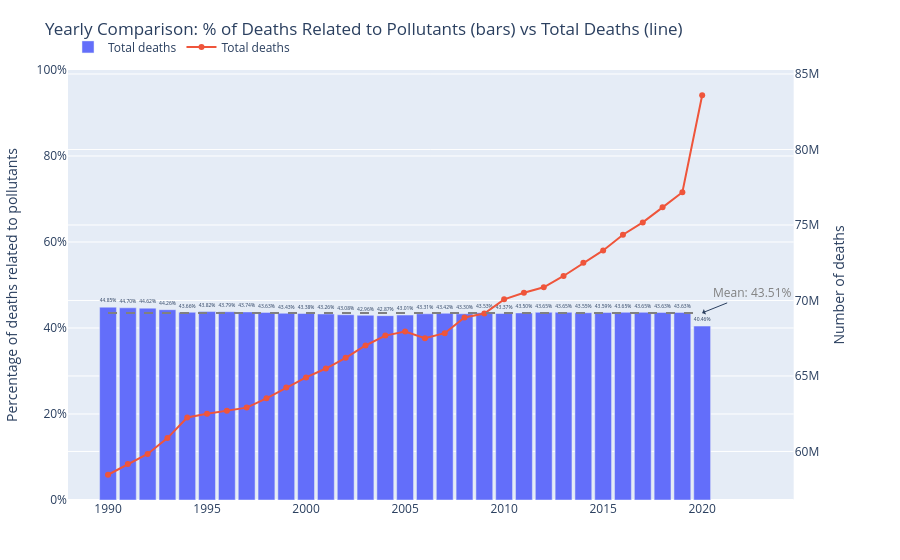

Notebook code for this chart:
### Code cell
def plot_pollutant_deaths_plotly(df: pd.DataFrame, filtered_df: pd.DataFrame):
    """Interactive Plotly chart:
    - Bars = % of deaths related to pollutants (left Y axis, 0–100%)
    - Line = total deaths (right Y axis)
    - Optionally saves to HTML if `save_html` path is provided
    """
    # Aggregate
    yearly_deaths_total = df.groupby('Year', as_index=False)['Deaths'].sum().rename(columns={'Deaths': 'Deaths_total'})
    yearly_deaths_filtered = filtered_df.groupby('Year', as_index=False)['Deaths'].sum().rename(columns={'Deaths': 'Deaths_filtered'})
    yearly_comparison = pd.merge(yearly_deaths_total, yearly_deaths_filtered, on='Year', how='outer')

    # Compute percentage
    yearly_comparison['percentage'] = (yearly_comparison['Deaths_filtered'] / yearly_comparison['Deaths_total']) * 100
    yearly_comparison.replace([np.inf, -np.inf], np.nan, inplace=True)
    yearly_comparison['percentage'] = yearly_comparison['percentage'].fillna(0.0)

    # Format
    yearly_comparison['Deaths_total'] = yearly_comparison['Deaths_total'].round(0).astype('Int64')
    yearly_comparison['Deaths_filtered'] = yearly_comparison['Deaths_filtered'].round(0).astype('Int64')
    yearly_comparison['percentage'] = yearly_comparison['percentage'].round(2)
    yearly_comparison = yearly_comparison.sort_values('Year')

    # Build plot
    fig = make_subplots(specs=[[{"secondary_y": True}]])
    
    # Bars (percentage)
    fig.add_bar(
        x=yearly_comparison['Year'],
        y=yearly_comparison['percentage'],
        text=[f"{v:.2f}%" for v in yearly_comparison['percentage']],
        textposition='outside',
        name='Total deaths',
        hovertemplate=(
            "<br><b>Year %{x}</b><br>"
            "Percentage: %{y:.2f}%<br>"
            "Absolute: %{customdata[0]:,}<br>"
        ),
        customdata=np.stack([
            yearly_comparison['Deaths_filtered'].fillna(0).astype(int),
            yearly_comparison['Deaths_total'].fillna(0).astype(int)
        ], axis=-1),
        offsetgroup=0,
        showlegend=True,
    )

    # Line (total deaths)
    fig.add_trace(
        go.Scatter(
            x=yearly_comparison['Year'],
            y=yearly_comparison['Deaths_total'],
            mode='lines+markers',
            name='Total deaths',
            hovertemplate="<b>Year %{x}</b><br>Total deaths: %{y:,}<extra></extra>",
        ),
        secondary_y=True
    )

    # Axes
    fig.update_yaxes(title_text="Percentage of deaths related to pollutants", range=[0, 100],
                     ticksuffix="%", secondary_y=False)
    fig.update_yaxes(title_text="Number of deaths", secondary_y=True)

    # Layout
    fig.update_layout(
        title="Yearly Comparison: % of Deaths Related to Pollutants (bars) vs Total Deaths (line)",
        bargap=0.15,
        hovermode="x unified",
        legend=dict(orientation="h", yanchor="bottom", y=1.02, xanchor="left", x=0),
        margin=dict(l=60, r=60, t=70, b=60)
    )
    
    # Add mean percentage line
    mean_percentage = yearly_comparison['percentage'].mean()
    fig.add_shape(
        type="line",
        x0=yearly_comparison['Year'].min(),
        x1=yearly_comparison['Year'].max(),
        y0=mean_percentage,
        y1=mean_percentage,
        line=dict(color="gray", width=2, dash="dash"),
        xref="x",
        yref="y"
    )
    
    # Add annotation for mean line
    fig.add_annotation(
        x=yearly_comparison['Year'].max(),
        y=mean_percentage,
        text=f"Mean: {mean_percentage:.2f}%",
        showarrow=True,
        arrowhead=1,
        ax=50,
        ay=-20,
        font=dict(size=12, color="gray")
    )

    return fig

fig = plot_pollutant_deaths_plotly(df, filtered_df)
fig.show()

### Figure 1 — Plotly figure (JSON) as saved in the notebook; plotly's stock layout.template omitted (floating-point values rounded to 4 significant figures)
{"data": [{"customdata": [[26220046, 58455890], [26448421, 59171413], [26698234, 59831105], [26947744, 60885336], [27179241, 62251214], [27387227, 62502693], [27457459, 62698617], [27515792, 62902481], [27712883, 63515585], [27896518, 64233691], [28156718, 64903855], [28329212, 65491688], [28518922, 66197429], [28790039, 67017657], [29008446, 67673758], [29218698, 67937236], [29234091, 67492157], [29450436, 67833808], [29818876, 68872709], [30092364, 69132393], [30391776, 70072570], [30670076, 70508082], [30938816, 70871708], [31264124, 71621950], [31572555, 72495363], [31961644, 73315334], [32453715, 74352678], [32811485, 75171576], [33233970, 76166344], [33669624, 77171720], [33823078, 83592389]], "hovertemplate": "<br><b>Year %{x}</b><br>Percentage: %{y:.2f}%<br>Absolute: %{customdata[0]:,}<br>", "name": "Total deaths", "offsetgroup": "0", "showlegend": true, "text": ["44.85%", "44.70%", "44.62%", "44.26%", "43.66%", "43.82%", "43.79%", "43.74%", "43.63%", "43.43%", "43.38%", "43.26%", "43.08%", "42.96%", "42.87%", "43.01%", "43.31%", "43.42%", "43.30%", "43.53%", "43.37%", "43.50%", "43.65%", "43.65%", "43.55%", "43.59%", "43.65%", "43.65%", "43.63%", "43.63%", "40.46%"], "textposition": "outside", "type": "bar", "x": [1990, 1991, 1992, 1993, 1994, 1995, 1996, 1997, 1998, 1999, 2000, 2001, 2002, 2003, 2004, 2005, 2006, 2007, 2008, 2009, 2010, 2011, 2012, 2013, 2014, 2015, 2016, 2017, 2018, 2019, 2020], "y": [44.85, 44.7, 44.62, 44.26, 43.66, 43.82, 43.79, 43.74, 43.63, 43.43, 43.38, 43.26, 43.08, 42.96, 42.87, 43.01, 43.31, 43.42, 43.3, 43.53, 43.37, 43.5, 43.65, 43.65, 43.55, 43.59, 43.65, 43.65, 43.63, 43.63, 40.46]}, {"hovertemplate": "<b>Year %{x}</b><br>Total deaths: %{y:,}<extra></extra>", "mode": "lines+markers", "name": "Total deaths", "type": "scatter", "x": [1990, 1991, 1992, 1993, 1994, 1995, 1996, 1997, 1998, 1999, 2000, 2001, 2002, 2003, 2004, 2005, 2006, 2007, 2008, 2009, 2010, 2011, 2012, 2013, 2014, 2015, 2016, 2017, 2018, 2019, 2020], "xaxis": "x", "y": [58455890, 59171413, 59831105, 60885336, 62251214, 62502693, 62698617, 62902481, 63515585, 64233691, 64903855, 65491688, 66197429, 67017657, 67673758, 67937236, 67492157, 67833808, 68872709, 69132393, 70072570, 70508082, 70871708, 71621950, 72495363, 73315334, 74352678, 75171576, 76166344, 77171720, 83592389], "yaxis": "y2"}], "layout": {"annotations": [{"arrowhead": 1, "ax": 50, "ay": -20, "font": {"color": "gray", "size": 12}, "showarrow": true, "text": "Mean: 43.51%", "x": 2020, "y": 43.51}], "bargap": 0.15, "hovermode": "x unified", "legend": {"orientation": "h", "x": 0, "xanchor": "left", "y": 1.02, "yanchor": "bottom"}, "margin": {"b": 60, "l": 60, "r": 60, "t": 70}, "shapes": [{"line": {"color": "gray", "dash": "dash", "width": 2}, "type": "line", "x0": 1990, "x1": 2020, "xref": "x", "y0": 43.51, "y1": 43.51, "yref": "y"}], "title": {"text": "Yearly Comparison: % of Deaths Related to Pollutants (bars) vs Total Deaths (line)"}, "xaxis": {"anchor": "y", "domain": [0, 0.94]}, "yaxis": {"anchor": "x", "domain": [0, 1], "range": [0, 100], "ticksuffix": "%", "title": {"text": "Percentage of deaths related to pollutants"}}, "yaxis2": {"anchor": "x", "overlaying": "y", "side": "right", "title": {"text": "Number of deaths"}}}}
